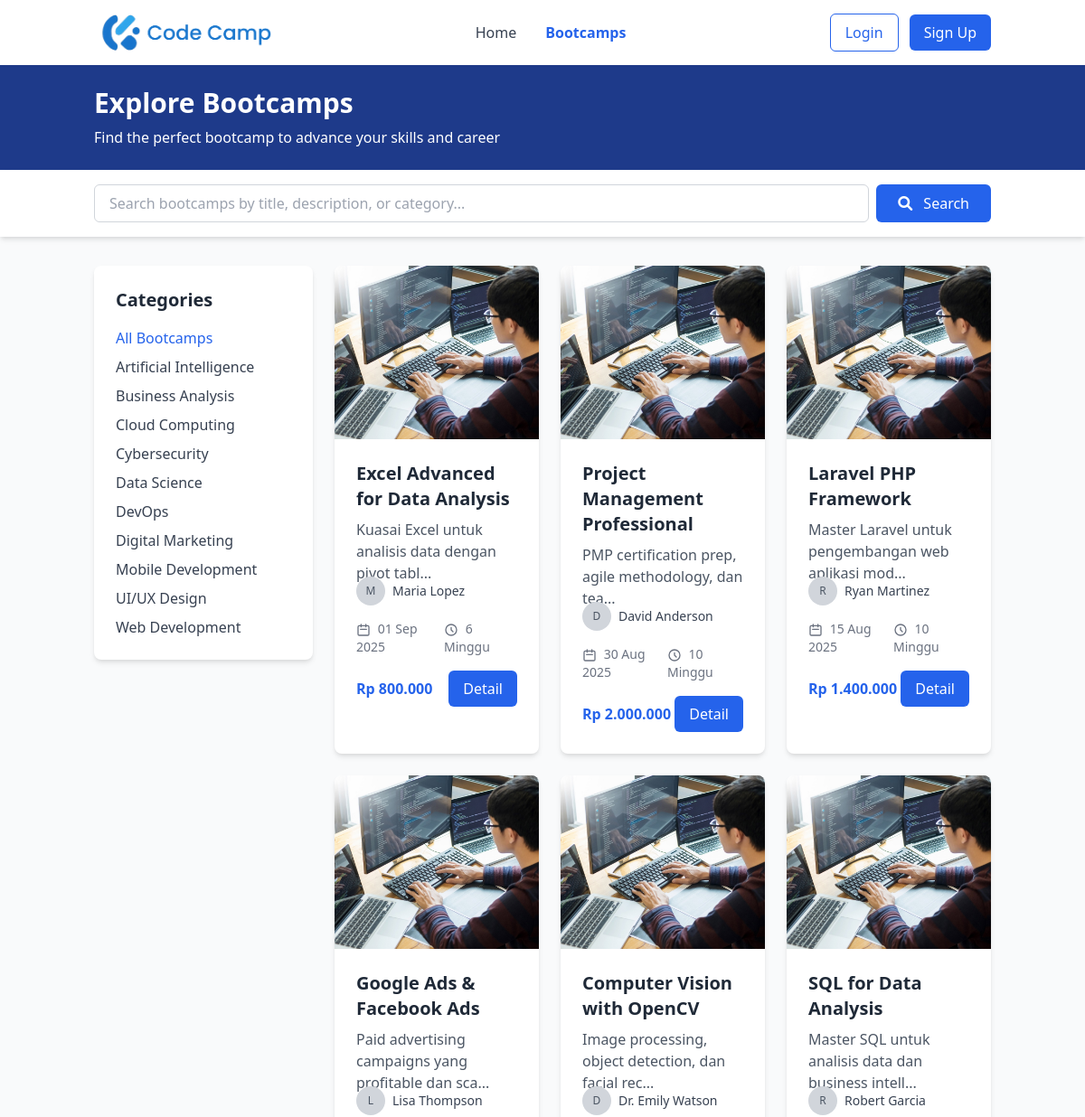
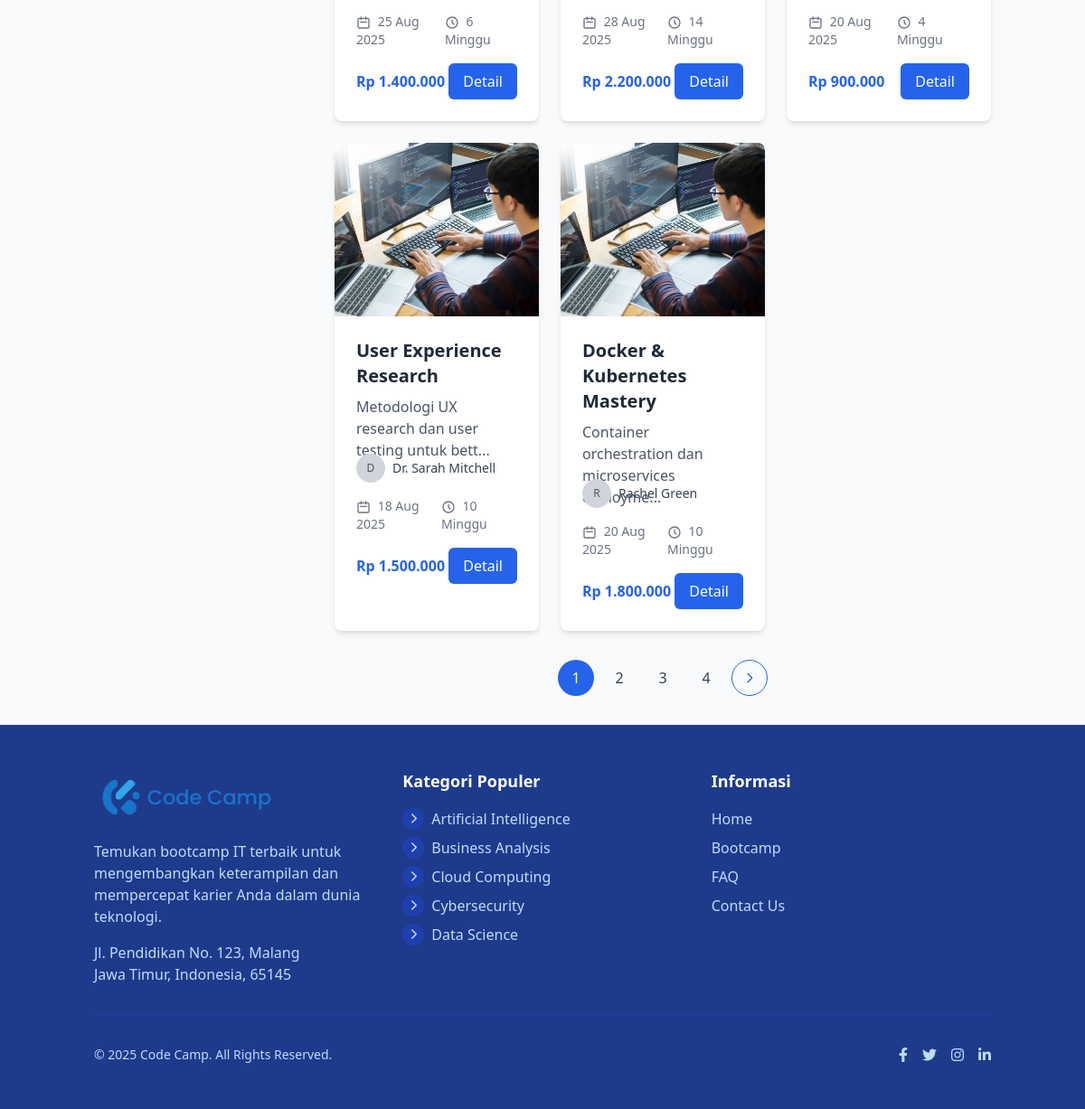
/index.php?action=bootcamps, run on the app's committed database (2 pictures, top to bottom).
### tables this page shows
CREATE TABLE IF NOT EXISTS categories (
    id INT AUTO_INCREMENT PRIMARY KEY,
    name VARCHAR(100) NOT NULL UNIQUE,  
    slug VARCHAR(100) NOT NULL UNIQUE,  
    icon VARCHAR(255) DEFAULT NULL,  
    description TEXT DEFAULT NULL,  
    status ENUM('active', 'inactive') DEFAULT 'active',  
    sort_order INT DEFAULT 0,  
    created_at DATETIME NOT NULL DEFAULT CURRENT_TIMESTAMP,  
    updated_at DATETIME DEFAULT CURRENT_TIMESTAMP ON UPDATE CURRENT_TIMESTAMP,  
    
     
    INDEX idx_categories_slug (slug),
    INDEX idx_categories_status (status),
    INDEX idx_categories_sort (sort_order)
);

CREATE TABLE IF NOT EXISTS bootcamps (
    id INT AUTO_INCREMENT PRIMARY KEY,
    title VARCHAR(255) NOT NULL,
    slug VARCHAR(255) NOT NULL UNIQUE,  
    description TEXT DEFAULT NULL,  
    category_id INT NOT NULL,
    instructor_name VARCHAR(100) NOT NULL,
    instructor_photo VARCHAR(255) DEFAULT NULL,  
    price DECIMAL(10, 2) NOT NULL DEFAULT 0.00,  
    discount_price DECIMAL(10, 2) DEFAULT NULL,  
    start_date DATE DEFAULT NULL,  
    duration VARCHAR(50) DEFAULT NULL,  
    image VARCHAR(255) DEFAULT NULL,  
    status ENUM('active', 'upcoming', 'closed', 'draft') DEFAULT 'draft',  
    featured TINYINT(1) DEFAULT 0,  
    max_participants INT DEFAULT NULL,  
    current_participants INT DEFAULT 0,  
    created_at DATETIME NOT NULL DEFAULT CURRENT_TIMESTAMP,  
    updated_at DATETIME DEFAULT CURRENT_TIMESTAMP ON UPDATE CURRENT_TIMESTAMP,  
    
     
    FOREIGN KEY (category_id) REFERENCES categories(id) ON DELETE RESTRICT ON UPDATE CASCADE,
    
     
    INDEX idx_bootcamps_slug (slug),
    INDEX idx_bootcamps_category (category_id),
    INDEX idx_bootcamps_status (status),
    INDEX idx_bootcamps_featured (featured),
    INDEX idx_bootcamps_start_date (start_date)
);

### views/bootcamp/index.php (the view, shortened to what the rows shown need)
<?php
include_once 'views/includes/header.php';
?>
<div class="bg-blue-900 text-white py-6">
    <div class="container mx-auto px-4">
        <h1 class="text-3xl font-bold">Explore Bootcamps</h1>
    </div>
</div>
<div class="container mx-auto px-4 py-8">
    <div class="flex flex-col md:flex-row gap-6">
        <div class="md:w-1/4">
            <div class="bg-white rounded-lg shadow-md p-6">
                <h2 class="text-xl font-bold text-gray-800 mb-4">Categories</h2>
                <div class="space-y-2">
                    <a href="index.php?action=bootcamps" class="block text-blue-600 font-medium hover:underline">All Bootcamps</a>
                    <?php foreach ($categories as $category): ?>
                        <a href="index.php?action=bootcamp_category&id=<?php echo $category['id']; ?>"
                            class="block text-gray-700 hover:text-blue-600 transition-colors">
                            <?php echo htmlspecialchars($category['name']); ?>
                        </a>
                    <?php endforeach; ?>
                </div>
            </div>
        </div>
        <div class="md:w-3/4">
            <?php if (empty($bootcamps)): ?>
                <div class="bg-white rounded-lg shadow-md p-6 text-center">
                    <p class="text-gray-600">No bootcamps found. Please try different filters or check back later.</p>
                </div>
            <?php else: ?>
                <div class="grid grid-cols-1 md:grid-cols-2 lg:grid-cols-3 gap-6">
                    <?php foreach ($bootcamps as $bootcamp): ?>
                        <div class="bg-white rounded-lg overflow-hidden shadow-md hover:shadow-lg transition-shadow duration-300">
                            <?php if (!empty($bootcamp['image'])): ?>
                                <img src="assets/images/ngoding.jpg"
                                    alt="<?php echo htmlspecialchars($item['title']); ?>"
                                    class="w-full h-48 object-cover">
                            <?php else: ?>
                                <div class="w-full h-48 bg-gray-200 flex items-center justify-center">
                                    <span class="text-gray-500">No image available</span>
                                </div>
                            <?php endif; ?>
                            <div class="p-6">
                                <div class="flex justify-between items-start mb-2">
                                    <h3 class="text-xl font-bold text-gray-800">
                                        <?php echo htmlspecialchars($bootcamp['title']); ?>
                                    </h3>
                                </div>
                                <p class="text-gray-600 mb-4 line-clamp-2 h-12">
                                    <?php echo htmlspecialchars(substr($bootcamp['description'], 0, 50)) . '...'; ?>
                                </p>
                                <div class="flex items-center mb-4">
                                    <?php if (!empty($bootcamp['instructor_photo'])): ?>
                                        <div class="w-8 h-8 rounded-full bg-gray-300 flex items-center justify-center mr-2">
                                            <span class="text-gray-600 text-xs font-medium">
                                                <?php echo strtoupper(substr($bootcamp['instructor_name'], 0, 1)); ?>
                                            </span>
                                        </div>
                                    <?php endif; ?>
                                    <span class="text-sm text-gray-700">
                                        <?php echo htmlspecialchars($bootcamp['instructor_name']); ?>
                                    </span>
                                </div>
                                <div class="flex justify-between text-sm text-gray-500 mb-4">
                                    <div>
                                        <svg class="w-4 h-4 inline mr-1" fill="none" stroke="currentColor" viewBox="0 0 24 24" xmlns="http://www.w3.org/2000/svg">
                                            <path stroke-linecap="round" stroke-linejoin="round" stroke-width="2" d="M8 7V3m8 4V3m-9 8h10M5 21h14a2 2 0 002-2V7a2 2 0 00-2-2H5a2 2 0 00-2 2v12a2 2 0 002 2z"></path>
                                        </svg>
                                        <?php echo date('d M Y', strtotime($bootcamp['start_date'])); ?>
                                    </div>
                                    <div>
                                        <svg class="w-4 h-4 inline mr-1" fill="none" stroke="currentColor" viewBox="0 0 24 24" xmlns="http://www.w3.org/2000/svg">
                                            <path stroke-linecap="round" stroke-linejoin="round" stroke-width="2" d="M12 8v4l3 3m6-3a9 9 0 11-18 0 9 9 0 0118 0z"></path>
                                        </svg>
                                        <?php echo htmlspecialchars($bootcamp['duration']); ?>
                                    </div>
                                </div>
                                <div class="flex items-center justify-between">
                                    <div>
                                        <span class="text-blue-600 font-bold">
                                            Rp <?php echo number_format($bootcamp['price'], 0, ',', '.'); ?>
                                        </span>
                                    </div>
                                    <a href="index.php?action=bootcamp_detail&id=<?php echo $bootcamp['id']; ?>"
                                        class="px-4 py-2 bg-blue-600 text-white rounded-md hover:bg-blue-700 transition-colors">
                                        Detail
                                    </a>
                                </div>
                            </div>
                        </div>
                    <?php endforeach; ?>
                </div>
            <?php endif; ?>
        </div>
    </div>
</div>
<?php
include_once 'views/includes/footer.php';
?>

### views/includes/footer.php (shortened to what the rows shown need)
    <footer class="bg-blue-900 text-white">
        <div class="container mx-auto px-4 py-12">
            <div class="grid grid-cols-1 md:grid-cols-3 gap-8">
                <div>
                    <ul class="space-y-2">
                        <?php foreach (array_slice($categories, 0, 5) as $category): ?>
                            <li class="flex items-center">
                                <div class="w-6 h-6 mr-2 bg-blue-800 rounded-full flex items-center justify-center">
                                    <?php
                                    $icon_path = null;
                                    if ($icon_path): ?>
                                        <img src="<?php echo $icon_path; ?>" alt="<?php echo htmlspecialchars($category['name']); ?>" class="w-4 h-4 object-contain filter brightness-0 invert">
                                    <?php else: ?>
                                        <i class="fas fa-chevron-right text-blue-200 text-xs"></i>
                                    <?php endif; ?>
                                </div>
                                <a href="<?php echo isset($base_url) ? $base_url : ''; ?>index.php?action=bootcamp_category&id=<?php echo $category['id']; ?>" class="text-blue-200 hover:text-white transition-colors">
                                    <?php echo htmlspecialchars($category['name']); ?>
                                </a>
                            </li>
                        <?php endforeach; ?>
                    </ul>
                </div>
            </div>
        </div>
    </footer>
</body>
</html>

### data on the page
categories: name "Artificial Intelligence"
categories: name "Business Analysis"
categories: name "Cloud Computing"
categories: name "Cybersecurity"
categories: name "Data Science"
categories: name "DevOps"
categories: name "Digital Marketing"
categories: name "Mobile Development"
categories: name "UI/UX Design"
categories: name "Web Development"
bootcamps: title "Excel Advanced for Data Analysis", description "Kuasai Excel untuk analisis data dengan pivot tabl", instructor_name "M", instructor_name "Maria Lopez", start_date "01 Sep 2025", duration "6 Minggu", price "800.000"
bootcamps: title "Project Management Professional", description "PMP certification prep, agile methodology, dan tea", instructor_name "D", instructor_name "David Anderson", start_date "30 Aug 2025", duration "10 Minggu", price "2.000.000"
bootcamps: title "Laravel PHP Framework", description "Master Laravel untuk pengembangan web aplikasi mod", instructor_name "R", instructor_name "Ryan Martinez", start_date "15 Aug 2025", duration "10 Minggu", price "1.400.000"
bootcamps: title "Google Ads & Facebook Ads", description "Paid advertising campaigns yang profitable dan sca", instructor_name "L", instructor_name "Lisa Thompson", start_date "25 Aug 2025", duration "6 Minggu", price "1.400.000"
bootcamps: title "Computer Vision with OpenCV", description "Image processing, object detection, dan facial rec", instructor_name "D", instructor_name "Dr. Emily Watson", start_date "28 Aug 2025", duration "14 Minggu", price "2.200.000"
bootcamps: title "SQL for Data Analysis", description "Master SQL untuk analisis data dan business intell", instructor_name "R", instructor_name "Robert Garcia", start_date "20 Aug 2025", duration "4 Minggu", price "900.000"
bootcamps: title "User Experience Research", description "Metodologi UX research dan user testing untuk bett", instructor_name "D", instructor_name "Dr. Sarah Mitchell", start_date "18 Aug 2025", duration "10 Minggu", price "1.500.000"
bootcamps: title "Docker & Kubernetes Mastery", description "Container orchestration dan microservices deployme", instructor_name "R", instructor_name "Rachel Green", start_date "20 Aug 2025", duration "10 Minggu", price "1.800.000"
